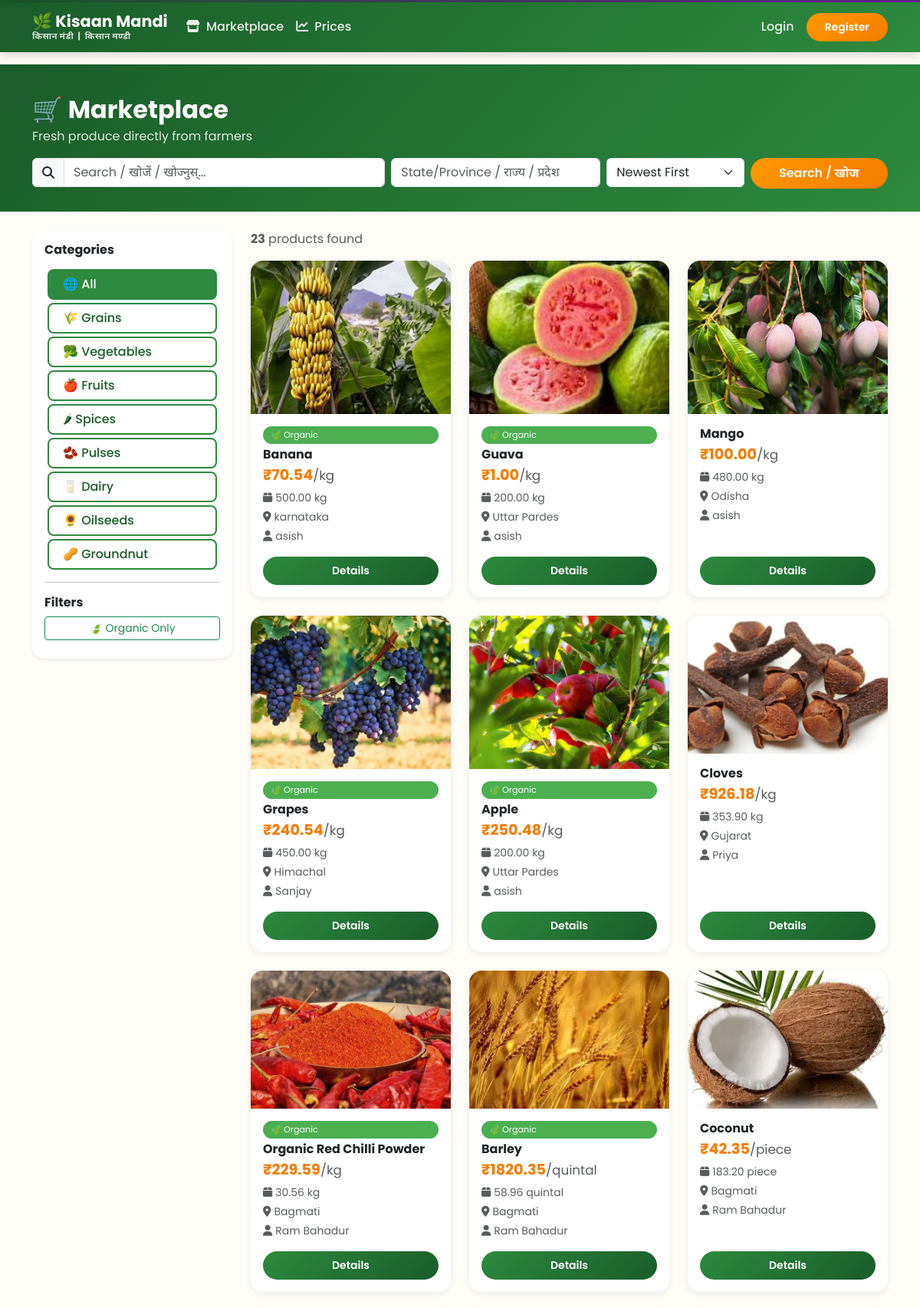
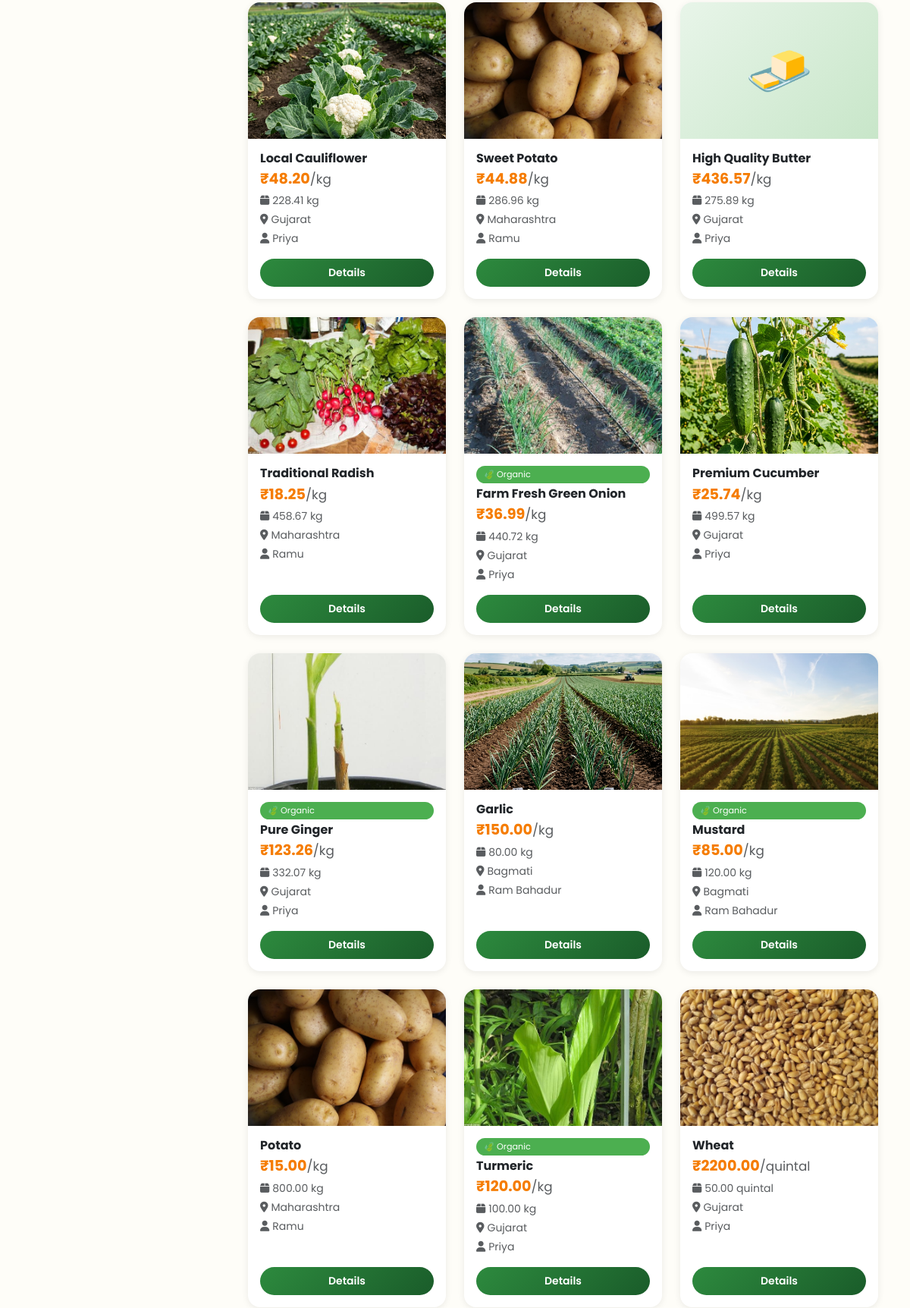
The app's page /marketplace/ (upper part) with its own data (2 pictures, top to bottom).
### marketplace/models.py (models this page shows, shortened)
class Category(models.Model):
    name = models.CharField(max_length=100)
    name_hi = models.CharField(max_length=100, blank=True)
    name_ne = models.CharField(max_length=100, blank=True)
    icon = models.CharField(max_length=50, default='🌾')
    slug = models.SlugField(unique=True)
    class Meta:
        verbose_name_plural = "Categories"

class Product(models.Model):
    UNIT_CHOICES = [('kg', 'KG'), ('quintal', 'Quintal'), ('ton', 'Ton'), ('dozen', 'Dozen'), ('piece', 'Piece')]
    STATUS_CHOICES = [('active', 'Active'), ('sold', 'Sold'), ('inactive', 'Inactive')]
    farmer = models.ForeignKey(CustomUser, on_delete=models.CASCADE, related_name='products')
    category = models.ForeignKey(Category, on_delete=models.SET_NULL, null=True)
    name = models.CharField(max_length=200)
    name_hi = models.CharField(max_length=200, blank=True)
    name_ne = models.CharField(max_length=200, blank=True)
    description = models.TextField(blank=True)
    price_per_unit = models.DecimalField(max_digits=10, decimal_places=2)
    unit = models.CharField(max_length=20, choices=UNIT_CHOICES, default='kg')
    quantity_available = models.DecimalField(max_digits=10, decimal_places=2)
    image = models.ImageField(upload_to='products/', blank=True, null=True)
    location = models.CharField(max_length=200, blank=True)
    state = models.CharField(max_length=100, blank=True)
    status = models.CharField(max_length=10, choices=STATUS_CHOICES, default='active')
    is_organic = models.BooleanField(default=False)
    created_at = models.DateTimeField(auto_now_add=True)
    updated_at = models.DateTimeField(auto_now=True)
    @property
    def product_icon(self):
        name_lower = self.name.lower()
        if 'garlic' in name_lower: return '🧄'
        if 'onion' in name_lower: return '🧅'
        if 'tomato' in name_lower: return '🍅'
        if 'potato' in name_lower: return '🥔'
        if 'wheat' in name_lower: return '🌾'
        if 'rice' in name_lower: return '🍚'
        if 'turmeric' in name_lower: return '🫚'
        if 'mustard' in name_lower: return '🟡'
        if 'groundnut' in name_lower or 'peanut' in name_lower or 'badam' in name_lower: return '🥜'
        if 'chilli' in name_lower or 'chili' in name_lower or 'pepper' in name_lower: return '🌶'
        if 'mango' in name_lower: return '🥭'
        if 'banana' in name_lower: return '🍌'
        if 'apple' in name_lower: return '🍎'
        if 'orange' in name_lower: return '🍊'
        if 'grapes' in name_lower: return '🍇'
        if 'pomegranate' in name_lower: return '🍎'
        if 'papaya' in name_lower: return '🥭'
        if 'guava' in name_lower: return '🍏'
        if 'pineapple' in name_lower: return '🍍'
        if 'watermelon' in name_lower: return '🍉'
        if 'lemon' in name_lower: return '🍋'
        if 'coconut' in name_lower: return '🥥'
        if 'peach' in name_lower: return '🍑'
        if 'plum' in name_lower: return '🫐'
        if 'pear' in name_lower: return '🍐'
        if 'milk' in name_lower: return '🥛'
        if 'paneer' in name_lower: return '🧀'
        if 'ghee' in name_lower or 'butter' in name_lower: return '🧈'
    @property
    def product_image_url(self):
        if self.image:
            return self.image.url
        from django.templatetags.static import static
        name_lower = self.name.lower()
        crop_mappings = {
            'tomato': 'tomato.png',
            'cucumber': 'cucumber.png',
            'capsicum': 'capsicum.png',
            'bell pepper': 'capsicum.png',
            'cauliflower': 'cauliflower.png',
            'bottle gourd': 'bottle_gourd.png',
            'lauki': 'bottle_gourd.png',
            'garlic': 'garlic.png',
            'mustard': 'mustard.png',
            'groundnut': 'groundnut.png',
            'peanut': 'groundnut.png',
            'wheat': 'wheat.png',
            'potato': 'potato.png',
            'onion': 'onion.png',
            'spinach': 'spinach.png',
            'coconut': 'coconut.png',
            'cabbage': 'cabbage.png',
            'carrot': 'carrot.png',
            'radish': 'radish.png',
            'eggplant': 'eggplant.png',
            'brinjal': 'eggplant.png',
            'okra': 'okra.png',
            'bhindi': 'okra.png',
            'chilli powder': 'chilli_powder.png',
            'chili powder': 'chilli_powder.png',
            'chilli': 'chilli.png',
            'chili': 'chilli.png',
            'chickpea': 'chickpea.png',
            'pea': 'pea.png',
            'mango': 'mango.png',
            'banana': 'banana.png',
            'apple': 'apple.png',
            'orange': 'orange.png',
            'grapes': 'grapes.png',
            'pomegranate': 'pomegranate.png',
            'papaya': 'papaya.png',
            'guava': 'guava.png',
            'pineapple': 'pineapple.png',
            'watermelon': 'watermelon.png',
            'lemon': 'lemon.png',
            'strawberry': 'strawberry.png',
            'turmeric': 'turmeric.png',
            'cumin': 'cumin.png',
            'cardamom': 'cardamom.png',
            'cloves': 'cloves.png',
            'soybean': 'soybean.png',
            'sunflower': 'sunflower.png',
            'barley': 'barley.png',
            'millet': 'millet.png',
            'maize': 'maize.png',
            'corn': 'maize.png',
            'oats': 'oats.png',
            'ginger': 'ginger.png',
            'rice': 'rice.png',
            'paddy': 'rice.png',
        }
        for key, filename in crop_mappings.items():
            if key in name_lower:
                return static(f'images/products/{filename}')
        return None

### accounts/models.py (models this page shows, shortened)
class CustomUser(AbstractUser):
    ROLE_CHOICES = [
        ('farmer', 'Farmer / किसान'),
        ('buyer', 'Buyer / खरीदार'),
        ('admin', 'Admin / प्रशासक'),
    ]
    role = models.CharField(max_length=10, choices=ROLE_CHOICES, default='buyer')
    phone = models.CharField(max_length=15, blank=True)
    address = models.TextField(blank=True)
    state = models.CharField(max_length=100, blank=True)
    district = models.CharField(max_length=100, blank=True)
    profile_pic = models.ImageField(upload_to='profiles/', blank=True, null=True)
    is_verified = models.BooleanField(default=False)
    created_at = models.DateTimeField(auto_now_add=True)

### marketplace/views.py (the view)
# urls.py: path('', views.product_list, name='product_list'),
def product_list(request):
    products = Product.objects.filter(status='active').select_related('farmer', 'category')
    categories = Category.objects.all()
    query = request.GET.get('q', '')
    category_slug = request.GET.get('category', '')
    state = request.GET.get('state', '')
    organic = request.GET.get('organic', '')
    sort = request.GET.get('sort', '-created_at')
    if query:
        products = products.filter(Q(name__icontains=query) | Q(name_hi__icontains=query) | Q(description__icontains=query))
    if category_slug:
        products = products.filter(category__slug=category_slug)
    if state:
        products = products.filter(state__icontains=state)
    if organic:
        products = products.filter(is_organic=True)
    if sort in ['price_per_unit', '-price_per_unit', '-created_at', 'name']:
        products = products.order_by(sort)
    return render(request, 'marketplace/product_list.html', {
        'products': products,
        'categories': categories,
        'query': query,
        'selected_category': category_slug,
    })

### templates/marketplace/product_list.html (shortened to what this page needs)
{% extends 'base.html' %}
{% block content %}
<div style="background:linear-gradient(135deg,var(--green-dark),var(--green-mid));color:white;padding:40px 0 30px;">
    <div class="container">
        <h2 class="fw-bold mb-1">🛒 {% if selected_lang == 'hi' %}मंडी{% elif selected_lang == 'ne' %}बजार{% else %}Marketplace{% endif %}</h2>
        <p style="opacity:0.85" class="mb-3">
            {% if selected_lang == 'hi' %}किसानों से सीधे ताज़ा उत्पाद{% elif selected_lang == 'ne' %}किसानबाट सिधै ताजा उत्पादन{% else %}Fresh produce directly from farmers{% endif %}
        </p>
        <form method="get" class="row g-2">
            <div class="col-md-5">
                <div class="input-group">
                    <span class="input-group-text"><i class="fas fa-search"></i></span>
                    <input type="text" name="q" class="form-control" placeholder="Search / खोजें / खोज्नुस्..." value="{{ query }}">
                </div>
            </div>
            <div class="col-md-3">
                <input type="text" name="state" class="form-control" placeholder="State/Province / राज्य / प्रदेश">
            </div>
            <div class="col-md-2">
                <select name="sort" class="form-select">
                    <option value="-created_at">Newest First</option>
                </select>
            </div>
            <div class="col-md-2">
                <button type="submit" class="btn btn-orange w-100">Search / खोज</button>
            </div>
        </form>
    </div>
</div>
<div class="container py-4">
    <div class="row">
        <div class="col-lg-3 mb-4">
            <div class="card border-0 shadow-sm" style="border-radius:16px;">
                <div class="card-body">
                    <h6 class="fw-bold mb-3">{% if selected_lang == 'hi' %}श्रेणियाँ{% elif selected_lang == 'ne' %}श्रेणी{% else %}Categories{% endif %}</h6>
                    <a href="{% url 'product_list' %}" class="category-pill {% if not selected_category %}active{% endif %} d-block mb-1" style="border-radius:8px;">
                        🌐 {% if selected_lang == 'hi' %}सभी{% elif selected_lang == 'ne' %}सबै{% else %}All{% endif %}
                    </a>
                    {% for cat in categories %}
                    <a href="?category={{ cat.slug }}" class="category-pill {% if selected_category == cat.slug %}active{% endif %} d-block mb-1" style="border-radius:8px;">
                        {{ cat.icon }}
                        {% if selected_lang == 'hi' %}{{ cat.name_hi|default:cat.name }}
                        {% elif selected_lang == 'ne' %}{{ cat.name_ne|default:cat.name }}
                        {% else %}{{ cat.name }}{% endif %}
                    </a>
                    {% endfor %}
                    <hr>
                    <h6 class="fw-bold mb-2">{% if selected_lang == 'hi' %}फ़िल्टर{% elif selected_lang == 'ne' %}फिल्टर{% else %}Filters{% endif %}</h6>
                    <a href="?organic=1" class="btn btn-sm btn-outline-success w-100 mb-2">🍃 {% if selected_lang == 'hi' %}केवल जैविक{% elif selected_lang == 'ne' %}जैविक मात्र{% else %}Organic Only{% endif %}</a>
                </div>
            </div>
        </div>
        <div class="col-lg-9">
            <div class="d-flex justify-content-between align-items-center mb-3">
                <p class="text-muted mb-0">
                    <strong>{{ products|length }}</strong>
                    {% if selected_lang == 'hi' %}उत्पाद मिले{% elif selected_lang == 'ne' %}उत्पादन भेटियो{% else %}products found{% endif %}
                </p>
            </div>
            <div class="row g-4">
                {% for product in products %}
                <div class="col-md-6 col-lg-4">
                    <div class="card product-card h-100">
                        {% if product.image %}
                        <img src="{{ product.image.url }}" class="card-img-top" alt="{{ product.name }}">
                        {% elif product.product_image_url %}
                        <img src="{{ product.product_image_url }}" class="card-img-top" alt="{{ product.name }}" style="height:180px; object-fit: cover;">
                        {% else %}
                        <div class="img-placeholder" style="height:180px; font-size: 4.5rem;">{{ product.product_icon }}</div>
                        {% endif %}
                        <div class="card-body d-flex flex-column">
                            {% if product.is_organic %}<span class="badge-organic mb-1 d-inline-block">🍃 Organic</span>{% endif %}
                            <h6 class="fw-bold mb-0">
                                {% if selected_lang == 'hi' %}{{ product.name_hi|default:product.name }}
                                {% elif selected_lang == 'ne' %}{{ product.name_ne|default:product.name }}
                                {% else %}{{ product.name }}{% endif %}
                            </h6>
                            <p class="price-tag mb-1 mt-1">₹{{ product.price_per_unit }}<small class="text-muted fw-normal">/{{ product.unit }}</small></p>
                            <p class="text-muted small mb-1"><i class="fas fa-box me-1"></i>{{ product.quantity_available }} {{ product.unit }}</p>
                            <p class="text-muted small mb-1"><i class="fas fa-map-marker-alt me-1"></i>{{ product.state|default:'—' }}</p>
                            <p class="text-muted small mb-3"><i class="fas fa-user me-1"></i>{{ product.farmer.first_name|default:product.farmer.username }}</p>
                            <div class="mt-auto d-flex gap-2">
                                <a href="{% url 'product_detail' product.pk %}" class="btn btn-kisaan btn-sm flex-grow-1">{% if selected_lang == 'hi' %}विवरण{% elif selected_lang == 'ne' %}विवरण{% else %}Details{% endif %}</a>
                            </div>
                        </div>
                    </div>
                </div>
                {% endfor %}
            </div>
        </div>
    </div>
</div>
{% endblock %}

### records on screen
Category: icon "🌾", name "Grains"
Category: icon "🥦", name "Vegetables"
Category: icon "🍎", name "Fruits"
Category: icon "🌶", name "Spices"
Category: icon "🫘", name "Pulses"
Category: icon "🥛", name "Dairy"
Category: icon "🌻", name "Oilseeds"
Category: icon "🥜", name "Groundnut"
Product: image (picture), is_organic "🍃 Organic", name "Banana", price_per_unit "70.54", unit "kg", quantity_available "500.00", state "karnataka", farmer.first_name "asish"
Product: image (picture), is_organic "🍃 Organic", name "Guava", price_per_unit "1.00", unit "kg", quantity_available "200.00", state "Uttar Pardes", farmer.first_name "asish"
Product: image (picture), name "Mango", price_per_unit "100.00", unit "kg", quantity_available "480.00", state "Odisha", farmer.first_name "asish"
Product: image (picture), is_organic "🍃 Organic", name "Grapes", price_per_unit "240.54", unit "kg", quantity_available "450.00", state "Himachal", farmer.first_name "Sanjay"
Product: image (picture), is_organic "🍃 Organic", name "Apple", price_per_unit "250.48", unit "kg", quantity_available "200.00", state "Uttar Pardes", farmer.first_name "asish"
Product: shows a picture, name "Cloves", price_per_unit "926.18", unit "kg", quantity_available "353.90", state "Gujarat", farmer.first_name "Priya"
Product: shows a picture, is_organic "🍃 Organic", name "Organic Red Chilli Powder", price_per_unit "229.59", unit "kg", quantity_available "30.56", state "Bagmati", farmer.first_name "Ram Bahadur"
Product: shows a picture, is_organic "🍃 Organic", name "Barley", price_per_unit "1820.35", unit "quintal", quantity_available "58.96", state "Bagmati", farmer.first_name "Ram Bahadur"
Product: shows a picture, name "Coconut", price_per_unit "42.35", unit "piece", quantity_available "183.20", state "Bagmati", farmer.first_name "Ram Bahadur"
Product: shows a picture, name "Local Cauliflower", price_per_unit "48.20", unit "kg", quantity_available "228.41", state "Gujarat", farmer.first_name "Priya"
Product: name "Sweet Potato", price_per_unit "44.88", unit "kg", quantity_available "286.96", state "Maharashtra", farmer.first_name "Ramu"
Product: product_icon "🧈", name "High Quality Butter", price_per_unit "436.57", unit "kg", quantity_available "275.89", state "Gujarat", farmer.first_name "Priya"
Product: shows a picture, name "Traditional Radish", price_per_unit "18.25", unit "kg", quantity_available "458.67", state "Maharashtra", farmer.first_name "Ramu"
Product: shows a picture, is_organic "🍃 Organic", name "Farm Fresh Green Onion", price_per_unit "36.99", unit "kg", quantity_available "440.72", state "Gujarat", farmer.first_name "Priya"
Product: shows a picture, name "Premium Cucumber", price_per_unit "25.74", unit "kg", quantity_available "499.57", state "Gujarat", farmer.first_name "Priya"
Product: shows a picture, is_organic "🍃 Organic", name "Pure Ginger", price_per_unit "123.26", unit "kg", quantity_available "332.07", state "Gujarat", farmer.first_name "Priya"
Product: shows a picture, name "Garlic", price_per_unit "150.00", unit "kg", quantity_available "80.00", state "Bagmati", farmer.first_name "Ram Bahadur"
Product: shows a picture, is_organic "🍃 Organic", name "Mustard", price_per_unit "85.00", unit "kg", quantity_available "120.00", state "Bagmati", farmer.first_name "Ram Bahadur"
Product: name "Potato", price_per_unit "15.00", unit "kg", quantity_available "800.00", state "Maharashtra", farmer.first_name "Ramu"
Product: shows a picture, is_organic "🍃 Organic", name "Turmeric", price_per_unit "120.00", unit "kg", quantity_available "100.00", state "Gujarat", farmer.first_name "Priya"
Product: shows a picture, name "Wheat", price_per_unit "2200.00", unit "quintal", quantity_available "50.00", state "Gujarat", farmer.first_name "Priya"

### other values on screen
{{ products|length }} "23"
